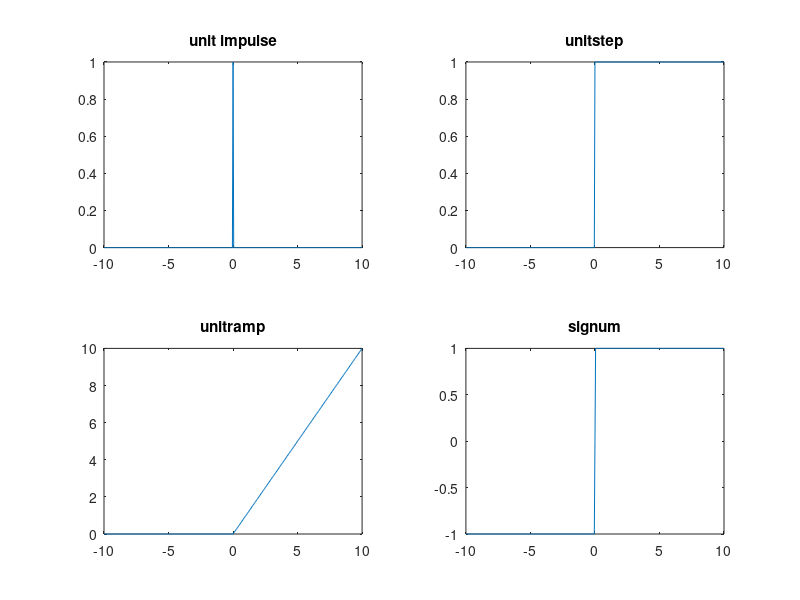
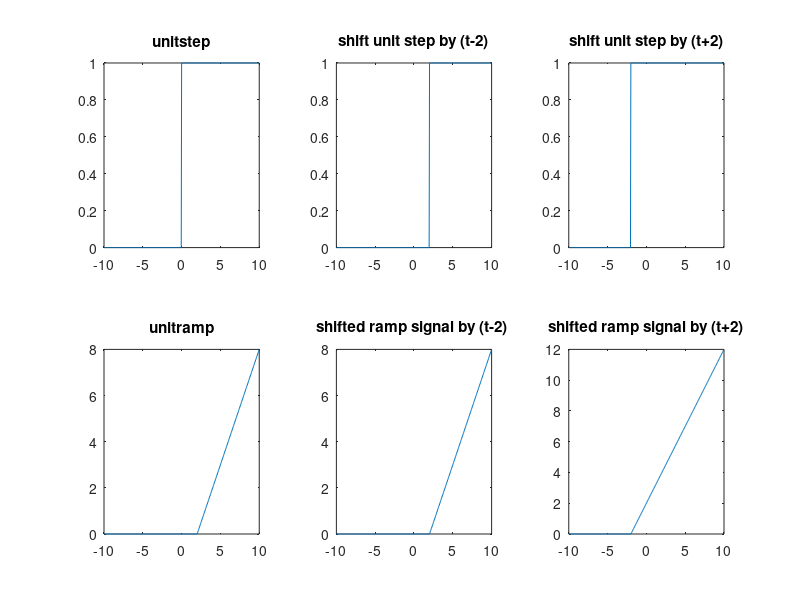

The MATLAB source for these figures, in order:
clc;
clear;
close;
%basic signal
t=-10:0.05:10;
impulse=zeros(1,length(t));
[m,idx]=min(abs(t));
impulse(idx)=1;
%unit step
ustep=zeros(1,length(t));
ustep((t>=0))=1;
%unit ramp
r=t.*ustep;
%signum
s=sign(t);
%plotting of graph
figure();
subplot(2,2,1);
plot(t,impulse);
title("unit impulse");
subplot(2,2,2);
plot(t,ustep);
title("unitstep");
subplot(2,2,3);
plot(t,r);
title("unitramp");
subplot(2,2,4);
plot(t,s);
title("signum");
% part 2 shifting of signal
%time shifting shifted unit step(t-2))
ushift=zeros(1,length(t));
ushift((t-2>=0))=1;
%time shifting shifted unit step(t+2))
ushift1=zeros(1,length(t));
ushift1((t+2>=0))=1;
%unit ramp
r=(t-2).*ushift;
p=(t+2).*ushift1;
figure();
subplot(2,3,1);
plot(t,ustep);
title("unitstep");
subplot(2,3,4);
plot(t,r);
title("unitramp");
subplot(2,3,2);
plot(t,ushift);
title("shift unit step by (t-2)")
subplot(2,3,3);
plot(t,ushift1);
title("shift unit step by (t+2)")
subplot(2,3,5);
plot(t,r);
title("shifted ramp signal by (t-2) ")
subplot(2,3,6);
plot(t,p);
title("shifted ramp signal by (t+2)")
